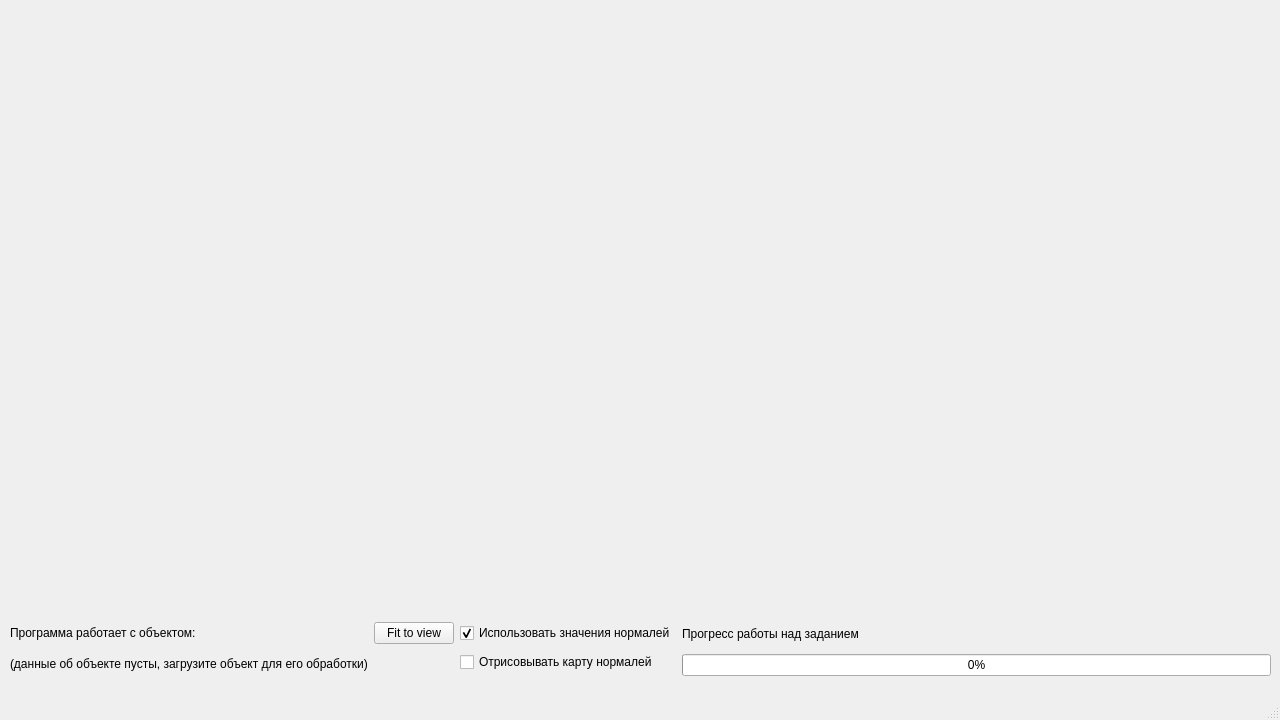
<?xml version="1.0" encoding="UTF-8"?>
<ui version="4.0">
 <class>MainWindow</class>
 <widget class="QMainWindow" name="MainWindow">
  <property name="geometry">
   <rect>
    <x>0</x>
    <y>0</y>
    <width>1280</width>
    <height>720</height>
   </rect>
  </property>
  <property name="windowTitle">
   <string>MainWindow</string>
  </property>
  <widget class="QWidget" name="centralwidget">
   <widget class="QWidget" name="verticalLayoutWidget">
    <property name="geometry">
     <rect>
      <x>10</x>
      <y>30</y>
      <width>1261</width>
      <height>581</height>
     </rect>
    </property>
    <layout class="QVBoxLayout" name="openGLLayout"/>
   </widget>
   <widget class="QWidget" name="">
    <property name="geometry">
     <rect>
      <x>10</x>
      <y>620</y>
      <width>1261</width>
      <height>56</height>
     </rect>
    </property>
    <layout class="QHBoxLayout" name="horizontalLayout">
     <item>
      <layout class="QVBoxLayout" name="currentObjectDataLayout">
       <item>
        <widget class="QLabel" name="label">
         <property name="text">
          <string>Программа работает с объектом:</string>
         </property>
        </widget>
       </item>
       <item>
        <widget class="QLabel" name="objectNameLabel">
         <property name="text">
          <string>(данные об объекте пусты, загрузите объект для его обработки)</string>
         </property>
        </widget>
       </item>
      </layout>
     </item>
     <item>
      <layout class="QGridLayout" name="gridLayout">
       <item row="0" column="1">
        <widget class="QCheckBox" name="useNormalsCheckBox">
         <property name="text">
          <string>Использовать значения нормалей</string>
         </property>
         <property name="checked">
          <bool>true</bool>
         </property>
        </widget>
       </item>
       <item row="0" column="0">
        <widget class="QPushButton" name="fitToViewButton">
         <property name="text">
          <string>Fit to view</string>
         </property>
        </widget>
       </item>
       <item row="1" column="1">
        <widget class="QCheckBox" name="useNormalMapCheckBox">
         <property name="text">
          <string>Отрисовывать карту нормалей</string>
         </property>
        </widget>
       </item>
      </layout>
     </item>
     <item>
      <layout class="QVBoxLayout" name="verticalLayout">
       <item>
        <widget class="QLabel" name="taskLabel">
         <property name="text">
          <string>Прогресс работы над заданием</string>
         </property>
        </widget>
       </item>
       <item>
        <widget class="QProgressBar" name="taskProgressBar">
         <property name="value">
          <number>0</number>
         </property>
        </widget>
       </item>
      </layout>
     </item>
    </layout>
   </widget>
  </widget>
  <widget class="QMenuBar" name="menubar">
   <property name="geometry">
    <rect>
     <x>0</x>
     <y>0</y>
     <width>1280</width>
     <height>21</height>
    </rect>
   </property>
  </widget>
  <widget class="QStatusBar" name="statusbar"/>
 </widget>
 <resources/>
 <connections/>
</ui>
